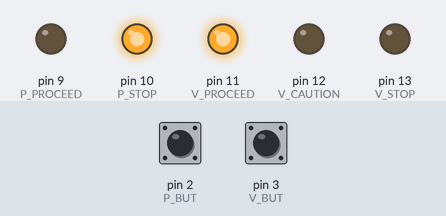
A sketch run on a simulated Arduino Uno, built with avr-gcc and run on an emulated ATmega328P. On the bench: output pins drawn as LEDs (lit = HIGH). The test bench sets the inputs (shaded band); at power-on: pin 2 (P_BUT) HIGH, pin 3 (V_BUT) HIGH. What the sketch prints to the serial monitor is not drawn.

Above: at 1.2 s.
1.3 s: pin 2 (P_BUT) pulled LOW for 0.15 s
2.9 s: pin 3 (V_BUT) pulled LOW for 0.15 s
4.5 s: pin 2 (P_BUT) driven LOW and pin 3 (V_BUT) driven LOW
6.0 s: pin 3 (V_BUT) pulsed HIGH 5 times (0.12 s each, 0.3 s apart)
At 13.0 s:
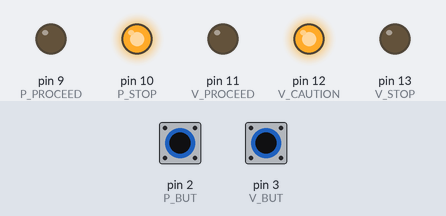
At 16.4 s:
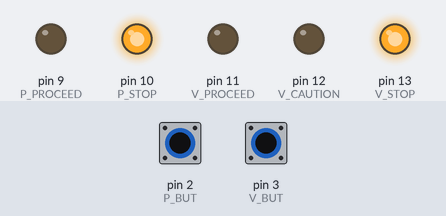
Timing chart, 0 to 28.5 s (numbered marks = the images above; inputs shaded):
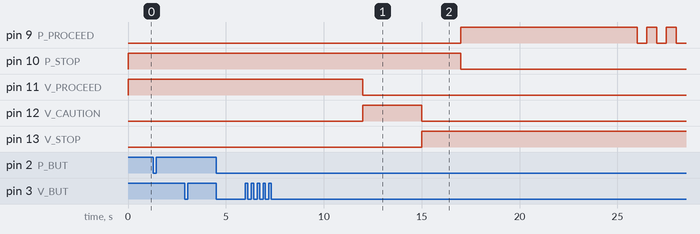

The sketch:

lab2.ino
```cpp
const byte V_STOP = 13;
const byte V_CAUTION = 12;
const byte V_PROCEED = 11;

const byte P_STOP = 10;
const byte P_PROCEED = 9;

const byte V_BUT = 3;
const byte P_BUT = 2;

volatile int P_COUNT = 0;
volatile int V_COUNT = 0;

void pedestrianInterrupt() {
P_COUNT++;
Serial.print("plus one pedestrian");
}

void vehicleInterrupt() {
V_COUNT++;
Serial.print("plus one vehicle");
}

void setup() {
  pinMode(V_STOP, OUTPUT); //red for vehicles
  pinMode(V_CAUTION, OUTPUT); //yellow for vehicles
  pinMode(V_PROCEED, OUTPUT); //green for vehicles

  pinMode(P_STOP, OUTPUT); //red for pedestrian
  pinMode(P_PROCEED, OUTPUT); //green for pedestrian

  pinMode(V_BUT, INPUT_PULLUP);//button (when button not pressed, it is HIGH)
  pinMode(P_BUT, INPUT_PULLUP);

  attachInterrupt(digitalPinToInterrupt(2), pedestrianInterrupt, FALLING);
  attachInterrupt(digitalPinToInterrupt(3), vehicleInterrupt, FALLING);

  Serial.begin(9600);
  Serial.println("start program");

//  A. Starting condition for 10 seconds

	digitalWrite(V_STOP, LOW);
  	digitalWrite(V_CAUTION, LOW);
  	digitalWrite(V_PROCEED, HIGH);

    digitalWrite(P_STOP, HIGH);
    digitalWrite(P_PROCEED, LOW);

}

void loop() {

   Serial.println("Vehicles GOGOGO");
   delay(10000);

// #9
  int V_EXTIME = (V_COUNT / 5) * 2000;

 if (V_EXTIME > 10000){
   V_EXTIME = 10000;
 }

 if (V_EXTIME > 0){
   Serial.print("Vehicle extra time: ");
   Serial.print(V_EXTIME / 1000);
   Serial.println(" seconds");
   delay(V_EXTIME);
 }

  V_COUNT = 0;


// B. Signal vehicles to caution for 3 seconds.
 Serial.println("Vehicles caution");

  digitalWrite(V_PROCEED, LOW);
  digitalWrite(V_CAUTION, HIGH);

  delay(3000);

// C. Signal vehicles to stop.
  Serial.println("Vehicles stop PRETTY PLEASE MAMACITA");

  digitalWrite(V_CAUTION, LOW);
  digitalWrite(V_STOP, HIGH);

// D. Signal pedestrians to proceed after 2 seconds.
  delay(2000);

  digitalWrite(P_STOP, LOW);
  digitalWrite(P_PROCEED, HIGH);

  Serial.println("PE proceed");
  int P_EXTIME = P_COUNT * 2000;

// #6
  if (P_EXTIME > 10000){
   	P_EXTIME = 10000;
   }
// E. Keep pedestrians going for 5 seconds.
  delay(5000);

  if (P_EXTIME > 0) {
    Serial.print("Pedestrian extra time: ");
   Serial.print(P_EXTIME / 1000);
   Serial.println(" seconds");
    delay(P_EXTIME);
  }

  P_COUNT = 0;

// F. Flash the pedestrian proceed signal for 5 seconds at a rate of one flash (on and off cycle) per second.

    for(int i = 0; i < 5; i++){
      digitalWrite(P_PROCEED, LOW);
      delay(500);
        Serial.println("PED flash wait");
      digitalWrite(P_PROCEED, HIGH);
      delay(500);
    }
 // G. Signal pedestrians to stop.
  digitalWrite(P_STOP, HIGH);
  digitalWrite(P_PROCEED, LOW);

 // H. Signal vehicles to proceed after 2 seconds.
  delay(2000);
  Serial.println("VEH proceed");
  digitalWrite(V_STOP, LOW);
  digitalWrite(V_PROCEED, HIGH);
}
```

Measured:
- after the input at 1.3 s, every drawn part: stays the same
- after the input at 2.9 s, every drawn part: stays the same
- after the input at 4.5 s, every drawn part: stays the same
- after the input at 6.0 s, pin 10 (P_STOP): HIGH → LOW after 11.0 s instead of 9.0 s; pin 11 (V_PROCEED): HIGH → LOW after 6.0 s instead of 4.0 s; pin 13 (V_STOP): LOW → HIGH after 9.0 s instead of 7.0 s
